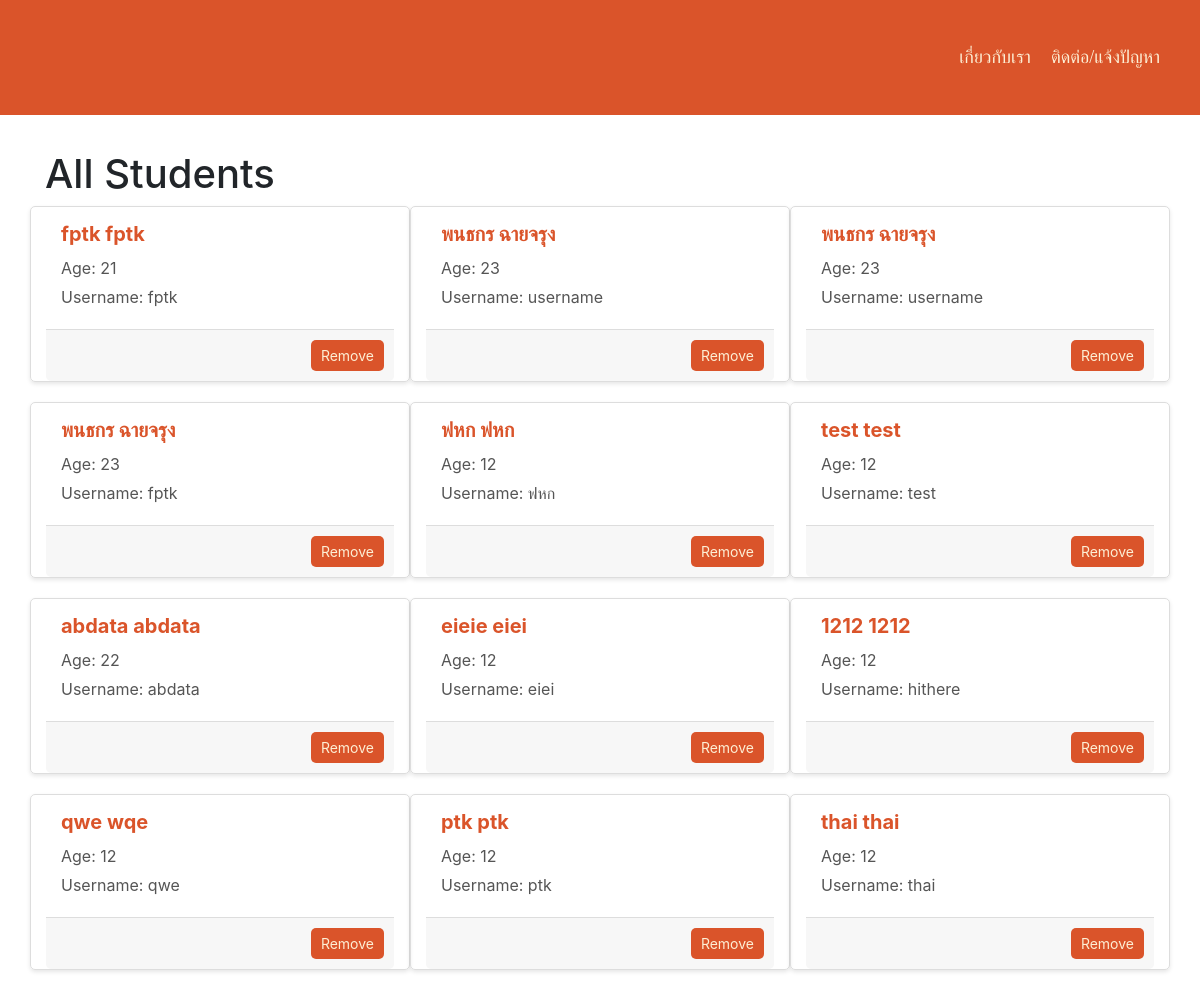
Screenshot of /view_students with the database file from the repository.
### app.py (models this page shows, shortened)
class User(db.Model):
    id = db.Column(db.Integer, primary_key=True)
    username = db.Column(db.String(100), unique=True, nullable=False)
    password = db.Column(db.String(100), nullable=False)
    name = db.Column(db.String(100), nullable=False)
    surname = db.Column(db.String(100), nullable=False)
    age = db.Column(db.Integer, nullable=False)
    role = db.Column(db.String(20), nullable=False)

### app.py (the view)
@app.route('/view_students')
def view_students():
    students = User.query.filter_by(role='นักเรียน').all()
    return render_template('view_students.html', students=students)

### templates/view_students.html (shortened to what this page needs)
<!DOCTYPE html>
<html lang="en">
<head>
    <link rel="stylesheet" href="https://stackpath.bootstrapcdn.com/bootstrap/4.5.2/css/bootstrap.min.css">
</head>
<body>
    <div class="navbar-main">
        <a href="about_us" class="navbar-text">เกี่ยวกับเรา</a>
        <a href="contact_page" class="navbar-text">ติดต่อ/แจ้งปัญหา</a>
    </div>
    <div class="container">
        <h1 class="mt-4">All Students</h1>
        <div class="row">
            {% if students %}
            {% for student in students %}
            <div class="col-md-4 student-card">
                <div class="card-body">
                    <h5 class="card-title">{{ student.name }} {{ student.surname }}</h5>
                    <p class="card-text">Age: {{ student.age }}</p>
                    <p class="card-text">Username: {{ student.username }}</p>
                </div>
                <div class="card-footer text-right">
                    <form action="/remove_student/{{ student.id }}" method="post">
                        <button type="submit" class="btn btn-danger">Remove</button>
                    </form>
                </div>
            </div>
            {% endfor %}
            {% else %}
            <p>No students found.</p>
            {% endif %}
        </div>
    </div>
</body>
</html>

### templates/view_students.html (style rules this page uses)
.navbar-main { background-color: #DA542A; width: 100%; height: 115px; display: flex; justify-content: flex-end; align-items: center; padding: 0 20px; position: fixed; top: 0; left: 0; z-index: 999; font-family: 'Itim', cursive; }
.navbar-text { color: #FDEFD5; font-size: 18px; cursor: pointer; text-decoration: none; margin-right: 20px; }
.container { margin-top: 150px; }
.student-card { margin-bottom: 20px; border: 1px solid #ddd; border-radius: 5px; box-shadow: 0 2px 4px rgba(0, 0, 0, 0.1); }
.student-card .card-body { padding: 15px; }
.student-card .card-title { font-size: 20px; margin-bottom: 10px; color: #DA542A; font-weight: bold; }
.student-card .card-text { color: #555; font-size: 16px; margin-bottom: 5px; }
.student-card .card-footer { text-align: right; background-color: #F7F7F7; padding: 10px; border-top: 1px solid #ddd; border-radius: 0 0 5px 5px; }
.student-card .btn-danger { background-color: #DA542A; color: #FDEFD5; border: none; border-radius: 5px; padding: 5px 10px; cursor: pointer; font-size: 14px; transition: background-color 0.3s ease; }

### rows the page displays
User: name "fptk", surname "fptk", age "21", username "fptk"
User: name "พนธกร", surname "ฉายจรุง", age "23", username "username"
User: name "พนธกร", surname "ฉายจรุง", age "23", username "username"
User: name "พนธกร", surname "ฉายจรุง", age "23", username "fptk"
User: name "ฟหก", surname "ฟหก", age "12", username "ฟหก"
User: name "test", surname "test", age "12", username "test"
User: name "abdata", surname "abdata", age "22", username "abdata"
User: name "eieie", surname "eiei", age "12", username "eiei"
User: name "1212", surname "1212", age "12", username "hithere"
User: name "qwe", surname "wqe", age "12", username "qwe"
User: name "ptk", surname "ptk", age "12", username "ptk"
User: name "thai", surname "thai", age "12", username "thai"
